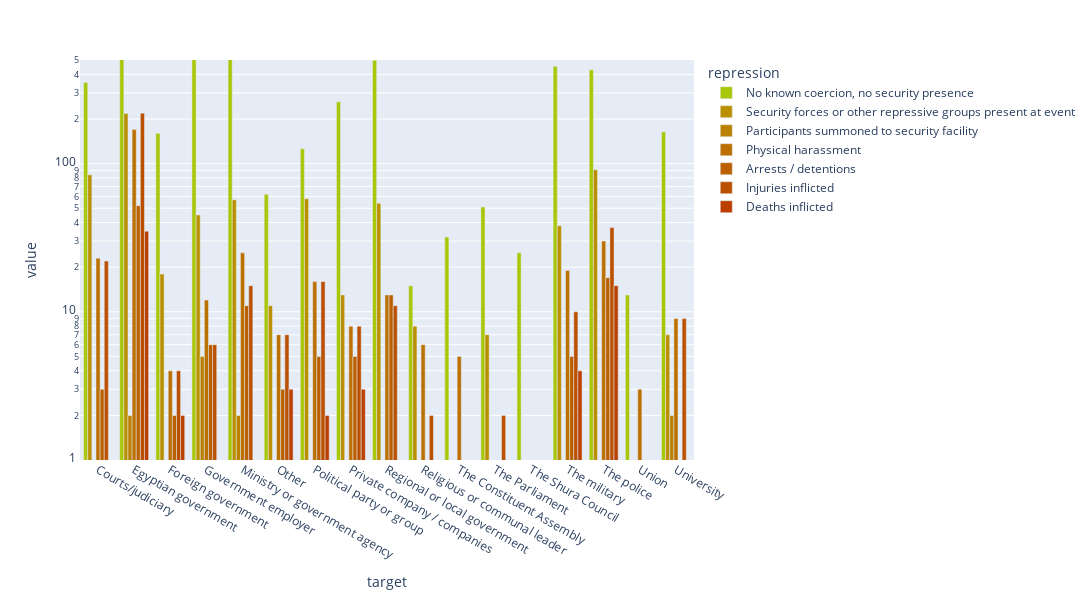

The notebook cell this image was saved under:
### Code cell
df = create_df('target',drop_non_violence=False)
color_dict= col_func(df)

fig = px.bar(df, log_y=True, range_y= [1,500],barmode='group',
            width=1400, height=600,
            color_discrete_map=color_dict)
plt.savefig('../plots/egypt_plots/target_repress.png')
fig.show()

### Figure 1 — Plotly figure (JSON) as saved in the notebook; plotly's stock layout.template omitted (floating-point values rounded to 4 significant figures)
{"data": [{"alignmentgroup": "True", "hovertemplate": "repression=No known coercion, no security presence<br>target=%{x}<br>value=%{y}<extra></extra>", "legendgroup": "No known coercion, no security presence", "marker": {"color": "#A9C609", "pattern": {"shape": ""}}, "name": "No known coercion, no security presence", "offsetgroup": "No known coercion, no security presence", "orientation": "v", "showlegend": true, "textposition": "auto", "type": "bar", "x": ["Courts/judiciary", "Egyptian government", "Foreign government", "Government employer", "Ministry or government agency", "Other", "Political party or group", "Private company / companies", "Regional or local government", "Religious or communal leader", "The Constituent Assembly", "The Parliament", "The Shura Council", "The military", "The police", "Union", "University"], "xaxis": "x", "y": [353, 1855, 160, 636, 753, 62, 126, 261, 498, 15, 32, 51, 25, 453, 430, 13, 164], "yaxis": "y"}, {"alignmentgroup": "True", "hovertemplate": "repression=Security forces or other repressive groups present at event<br>target=%{x}<br>value=%{y}<extra></extra>", "legendgroup": "Security forces or other repressive groups present at event", "marker": {"color": "#BB9000", "pattern": {"shape": ""}}, "name": "Security forces or other repressive groups present at event", "offsetgroup": "Security forces or other repressive groups present at event", "orientation": "v", "showlegend": true, "textposition": "auto", "type": "bar", "x": ["Courts/judiciary", "Egyptian government", "Foreign government", "Government employer", "Ministry or government agency", "Other", "Political party or group", "Private company / companies", "Regional or local government", "Religious or communal leader", "The Constituent Assembly", "The Parliament", "The Shura Council", "The military", "The police", "Union", "University"], "xaxis": "x", "y": [84, 218, 18, 45, 57, 11, 58, 13, 54, 8, null, 7, null, 38, 91, 1, 7], "yaxis": "y"}, {"alignmentgroup": "True", "hovertemplate": "repression=Participants summoned to security facility<br>target=%{x}<br>value=%{y}<extra></extra>", "legendgroup": "Participants summoned to security facility", "marker": {"color": "#BB8000", "pattern": {"shape": ""}}, "name": "Participants summoned to security facility", "offsetgroup": "Participants summoned to security facility", "orientation": "v", "showlegend": true, "textposition": "auto", "type": "bar", "x": ["Courts/judiciary", "Egyptian government", "Foreign government", "Government employer", "Ministry or government agency", "Other", "Political party or group", "Private company / companies", "Regional or local government", "Religious or communal leader", "The Constituent Assembly", "The Parliament", "The Shura Council", "The military", "The police", "Union", "University"], "xaxis": "x", "y": [null, 2, null, 5, 2, null, 1, null, null, null, 1, 1, null, null, null, null, 2], "yaxis": "y"}, {"alignmentgroup": "True", "hovertemplate": "repression=Physical harassment<br>target=%{x}<br>value=%{y}<extra></extra>", "legendgroup": "Physical harassment", "marker": {"color": "#BB7000", "pattern": {"shape": ""}}, "name": "Physical harassment", "offsetgroup": "Physical harassment", "orientation": "v", "showlegend": true, "textposition": "auto", "type": "bar", "x": ["Courts/judiciary", "Egyptian government", "Foreign government", "Government employer", "Ministry or government agency", "Other", "Political party or group", "Private company / companies", "Regional or local government", "Religious or communal leader", "The Constituent Assembly", "The Parliament", "The Shura Council", "The military", "The police", "Union", "University"], "xaxis": "x", "y": [23, 170, 4, 12, 25, 7, 16, 8, 13, 6, 5, 1, 1, 19, 30, 3, 9], "yaxis": "y"}, {"alignmentgroup": "True", "hovertemplate": "repression=Arrests / detentions<br>target=%{x}<br>value=%{y}<extra></extra>", "legendgroup": "Arrests / detentions", "marker": {"color": "#BB6000", "pattern": {"shape": ""}}, "name": "Arrests / detentions", "offsetgroup": "Arrests / detentions", "orientation": "v", "showlegend": true, "textposition": "auto", "type": "bar", "x": ["Courts/judiciary", "Egyptian government", "Foreign government", "Government employer", "Ministry or government agency", "Other", "Political party or group", "Private company / companies", "Regional or local government", "Religious or communal leader", "The Constituent Assembly", "The Parliament", "The Shura Council", "The military", "The police", "Union", "University"], "xaxis": "x", "y": [3, 52, 2, 6, 11, 3, 5, 5, 13, null, null, null, null, 5, 17, null, 1], "yaxis": "y"}, {"alignmentgroup": "True", "hovertemplate": "repression=Injuries inflicted<br>target=%{x}<br>value=%{y}<extra></extra>", "legendgroup": "Injuries inflicted", "marker": {"color": "#BB5000", "pattern": {"shape": ""}}, "name": "Injuries inflicted", "offsetgroup": "Injuries inflicted", "orientation": "v", "showlegend": true, "textposition": "auto", "type": "bar", "x": ["Courts/judiciary", "Egyptian government", "Foreign government", "Government employer", "Ministry or government agency", "Other", "Political party or group", "Private company / companies", "Regional or local government", "Religious or communal leader", "The Constituent Assembly", "The Parliament", "The Shura Council", "The military", "The police", "Union", "University"], "xaxis": "x", "y": [22, 219, 4, 6, 15, 7, 16, 8, 11, 2, null, 2, null, 10, 37, null, 9], "yaxis": "y"}, {"alignmentgroup": "True", "hovertemplate": "repression=Deaths inflicted<br>target=%{x}<br>value=%{y}<extra></extra>", "legendgroup": "Deaths inflicted", "marker": {"color": "#BB4000", "pattern": {"shape": ""}}, "name": "Deaths inflicted", "offsetgroup": "Deaths inflicted", "orientation": "v", "showlegend": true, "textposition": "auto", "type": "bar", "x": ["Courts/judiciary", "Egyptian government", "Foreign government", "Government employer", "Ministry or government agency", "Other", "Political party or group", "Private company / companies", "Regional or local government", "Religious or communal leader", "The Constituent Assembly", "The Parliament", "The Shura Council", "The military", "The police", "Union", "University"], "xaxis": "x", "y": [1, 35, 2, 1, null, 3, 2, 3, 1, null, null, null, null, 4, 15, 1, null], "yaxis": "y"}], "layout": {"barmode": "group", "height": 600, "legend": {"title": {"text": "repression"}, "tracegroupgap": 0}, "margin": {"t": 60}, "width": 1400, "xaxis": {"anchor": "y", "domain": [0, 1], "title": {"text": "target"}}, "yaxis": {"anchor": "x", "domain": [0, 1], "range": [0, 2.699], "title": {"text": "value"}, "type": "log"}}}
